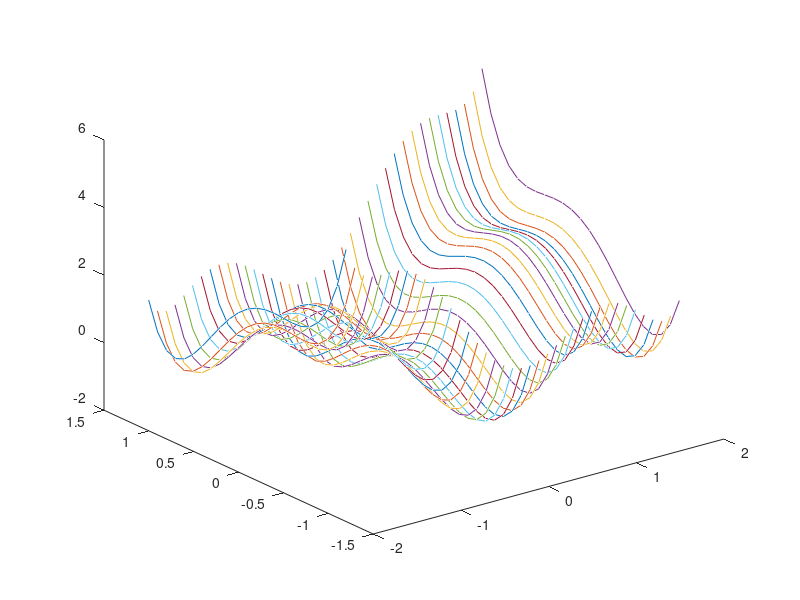
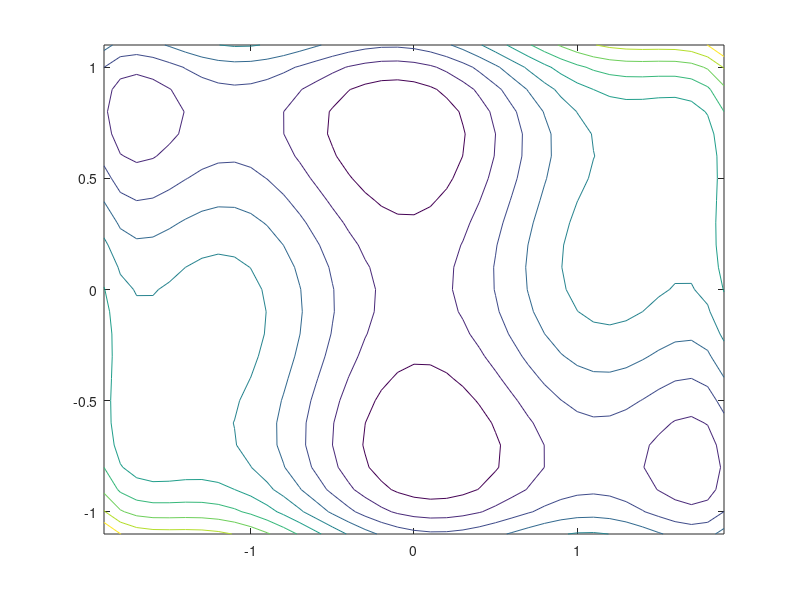
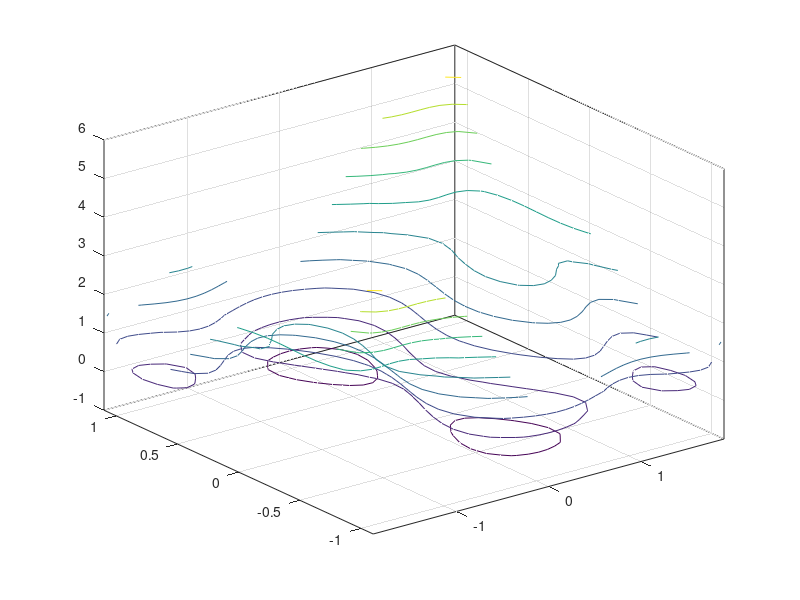
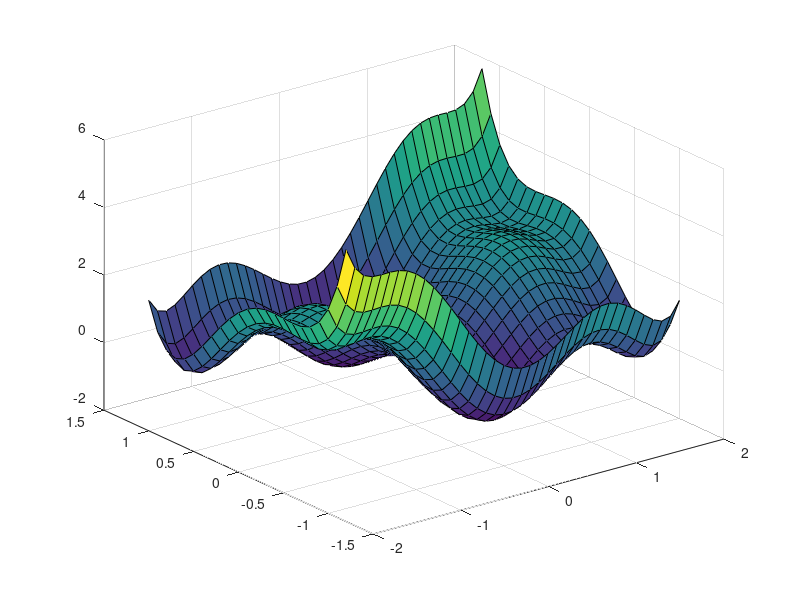

The MATLAB script that drew these images, in order:
% x = linspace(0,2*pi);
% y = sin(x)
% plot(x,y)

%equal maxima
% x = [0:0.001:1]
% y = (sin(5*pi*x)).^6
% plot(x,y,'+y')

%decreasing
% x = [0:0.001:1]
% y = exp(-2*log(2)*((x-0.1)/(0.8).^2).*(sin(5*pi*x))).^6;
% plot(x,y,'om')

%second minima
% x = -4:0.1:4;
% y = -4:0.1:4;
% [X,Y] = meshgrid(x,y);
% f = (0.5*(X.^4-16*X.^2+5*X)+0.5*(Y^4-16*Y.^2+5*Y));
% figure(1)
% plot3(X,Y,f)
% figure(2)
% contour(X,Y,f)
% figure(3)
% contour3(X,Y,f)
% figure(4)
% surf(X,Y,f)
% figure(5)
% surfc(X,Y,f)
% figure(6)
% meshc(X,Y,f)

%six ham
x = -1.9:0.1:1.9;
y = -1.1:0.1:1.1;
[X,Y] = meshgrid(x,y);
f = (4-2.1*X.^2+X.^4/3).*X.^2+X.*Y+4*(-1+Y.^2).*Y.^2;
figure(1)
plot3(X,Y,f)
figure(2)
contour(X,Y,f)
figure(3)
contour3(X,Y,f)
figure(4)
surf(X,Y,f)
figure(5)
surfc(X,Y,f)
figure(6)
meshc(X,Y,f)
